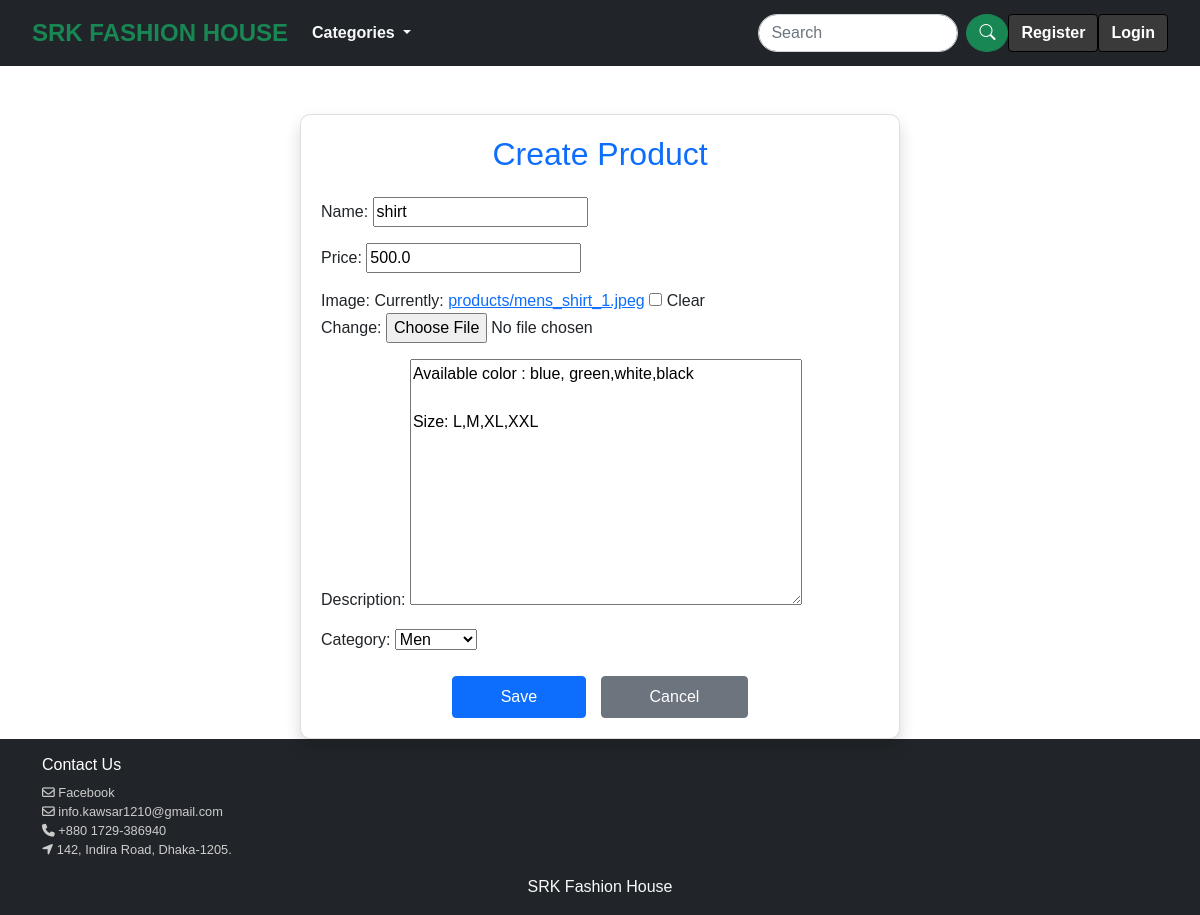
Screenshot of /products/product/update/1/ with the database file from the repository.
### products/models.py (models this page shows, shortened)
class Product(models.Model):
    name = models.CharField(max_length=100)
    price = models.FloatField()
    image = models.ImageField(upload_to='products', null=True, blank=True)
    description = models.TextField()
    CATEGORY_CHOICES = [
        ('men', 'Men'),
        ('women', 'Women'),
        ('children', 'Children'),
    ]
    category = models.CharField(
        max_length=100,
        choices=CATEGORY_CHOICES,
        default='women',
    )

### products/views.py (the view)
# urls.py: path('product/update/<int:pk>/', views.update_product, name='update_product'),
def update_product(request, pk):
    product = get_object_or_404(Product, pk=pk)
    if request.method == 'POST':
        form = ProductForm(request.POST, request.FILES, instance=product)
        if form.is_valid():
            form.save()
            return redirect('home')
    else:
        form = ProductForm(instance=product)
    return render(request, 'products/create_product.html', {'form': form})

### products/forms.py
class ProductForm(forms.ModelForm):
    class Meta:
        model = Product
        fields = ['name', 'price', 'image', 'description', 'category']

### templates/products/create_product.html (shortened to what this page needs)
{% extends 'base.html' %}
{% block content %}
<div class="container mt-5">
    <div class="card shadow" style="max-width: 600px; margin: auto; padding: 20px; border-radius: 10px;">
        <h2 class="text-center text-primary mb-4">Create Product</h2>
        <form method="post" enctype="multipart/form-data">
            <div class="form-group">
                {{ form.as_p }}
            </div>
            <div class="text-center mt-4">
                <button type="submit" class="btn btn-primary px-5 py-2" style="font-size: 16px;">Save</button>
                <a href="{% url 'shop' %}" class="btn btn-secondary px-5 py-2" style="font-size: 16px; margin-left: 10px;">Cancel</a>
            </div>
        </form>
    </div>
</div>
{% endblock %}

### static/css/style.css (style rules this page uses)
body { min-height: 100vh; font-family: 'Lucida Sans', 'Lucida Sans Regular', 'Lucida Grande', 'Lucida Sans Unicode', Geneva, Verdana, sans-serif; }

### rows the page displays
Product: name "shirt", price "500.0", description "Available color : blue, green,white,black Size: L,M,XL,XXL", category "Men"
